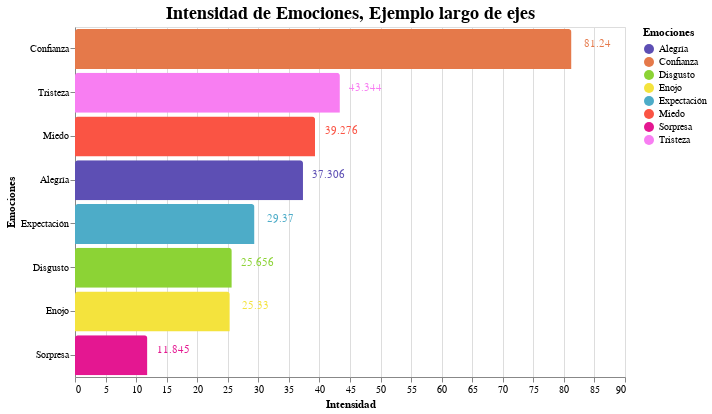

Notebook cell for this chart:
### Code cell
(chart_02+text).configure_title(fontSize=18)

### Figure 1 — Vega-Lite specification as saved in the notebook (floating-point values rounded to 4 significant figures)
{"config": {"view": {"continuousWidth": 400, "continuousHeight": 300}, "title": {"fontSize": 18}}, "layer": [{"mark": {"type": "bar", "cornerRadiusTopLeft": 3, "cornerRadiusTopRight": 3, "size": 40}, "encoding": {"color": {"type": "nominal", "field": "emocion", "legend": {"title": "Emociones"}, "scale": {"domain": ["Alegría", "Confianza", "Disgusto", "Enojo", "Expectación", "Miedo", "Sorpresa", "Tristeza"], "range": ["#5d4fb4", "#e5794a", "#8cd335", "#f4e33d", "#4dacc8", "#fa5444", "#E41791", "#f87ef2"]}}, "x": {"type": "quantitative", "field": "intensidad", "scale": {"domain": [0, 90]}, "sort": {"field": "intensidad", "op": "count", "order": "ascending"}, "title": "Intensidad"}, "y": {"type": "nominal", "field": "emocion", "sort": {"field": "emocion", "op": "count", "order": "ascending"}, "title": "Emociones"}}, "height": 350, "title": "Intensidad de Emociones, Ejemplo largo de ejes", "width": 550}, {"mark": {"type": "text", "align": "center", "baseline": "middle", "dx": 26, "dy": -5}, "encoding": {"color": {"type": "nominal", "field": "emocion", "legend": {"title": "Emociones"}, "scale": {"domain": ["Alegría", "Confianza", "Disgusto", "Enojo", "Expectación", "Miedo", "Sorpresa", "Tristeza"], "range": ["#5d4fb4", "#e5794a", "#8cd335", "#f4e33d", "#4dacc8", "#fa5444", "#E41791", "#f87ef2"]}}, "text": {"type": "quantitative", "field": "intensidad"}, "x": {"type": "quantitative", "field": "intensidad", "scale": {"domain": [0, 90]}, "sort": {"field": "intensidad", "op": "count", "order": "ascending"}, "title": "Intensidad"}, "y": {"type": "nominal", "field": "emocion", "sort": {"field": "emocion", "op": "count", "order": "ascending"}, "title": "Emociones"}}, "height": 350, "title": "Intensidad de Emociones, Ejemplo largo de ejes", "width": 550}], "data": {"name": "data-2196835c6bd6e0c6096c2f8082ae5542"}, "$schema": "https://vega.github.io/schema/vega-lite/v4.8.1.json", "datasets": {"data-2196835c6bd6e0c6096c2f8082ae5542": [{"emocion": "Confianza", "intensidad": 81.24}, {"emocion": "Tristeza", "intensidad": 43.34}, {"emocion": "Miedo", "intensidad": 39.28}, {"emocion": "Alegría", "intensidad": 37.31}, {"emocion": "Expectación", "intensidad": 29.37}, {"emocion": "Disgusto", "intensidad": 25.66}, {"emocion": "Enojo", "intensidad": 25.33}, {"emocion": "Sorpresa", "intensidad": 11.85}]}}
